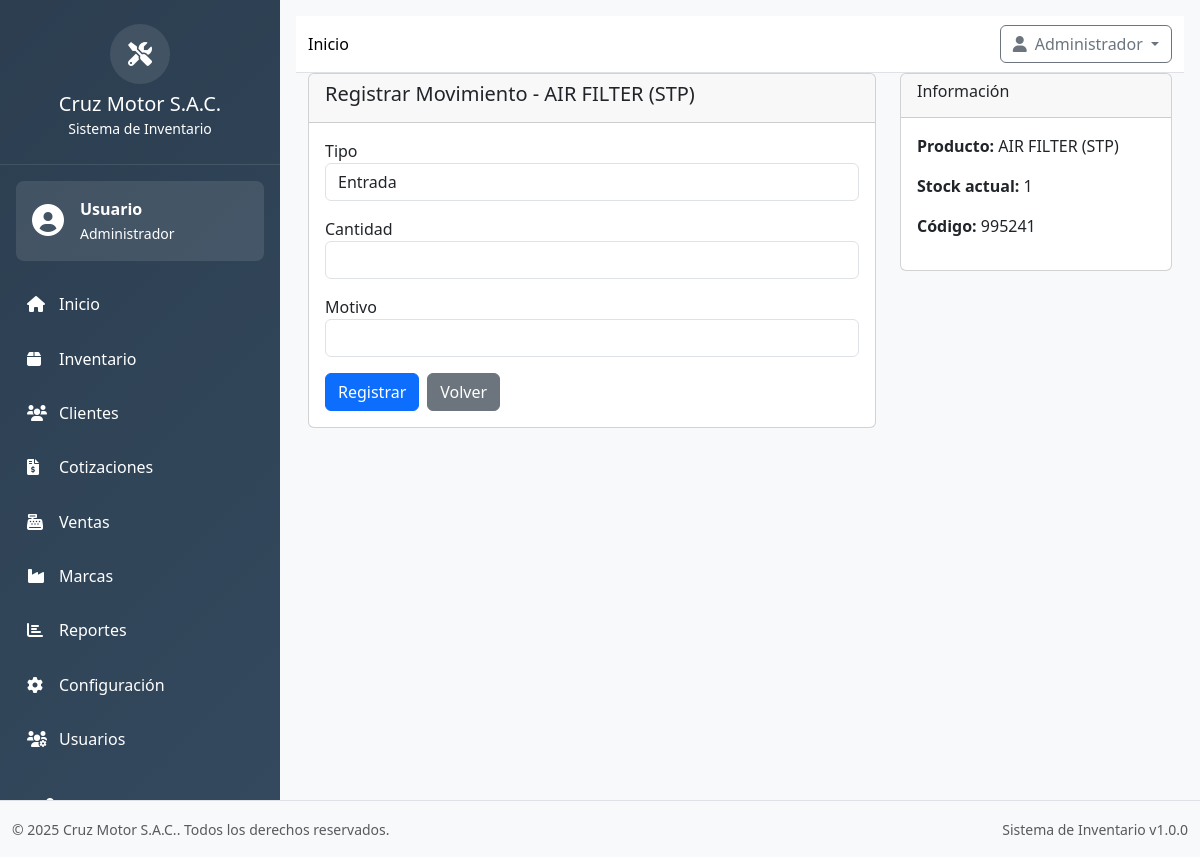
Screenshot of /?page=inventario&action=movimiento&id=2 (signed in) with the database file from the repository.
### tables this page shows
CREATE TABLE `productos` (
  `id_producto` int NOT NULL,
  `id_subcategoria` int NOT NULL,
  `id_unidad` int NOT NULL,
  `id_marca` int DEFAULT NULL,
  `id_ubicacion` int DEFAULT NULL,
  `nombre` varchar(150) NOT NULL,
  `descripcion` text,
  `codigo_barras` varchar(100) DEFAULT NULL,
  `precio_unitario` decimal(10,2) NOT NULL,
  `stock_actual` int DEFAULT '0',
  `stock_minimo` int DEFAULT '0',
  `estado` enum('activo','inactivo') DEFAULT 'activo'
);

### app/controllers/InventarioController.php (called while the page is built, shortened)
<?php
class InventarioController extends Controller
{
    private $productoModel;
    public function __construct()
    {
        $this->productoModel = new Producto();
    }
    public function movimiento($id = 0)
    {
        $producto = $this->productoModel->find($id);
        $this->view('inventario/movimiento', [
            'producto' => $producto,
            'title' => 'Registrar movimiento'
        ]);
    }
}

### app/core/Database.php (called while the page is built, shortened)
<?php
class Database
{
    private static $instance = null;
    private $connection;
    private $host;
    private $dbname;
    private $username;
    private $password;
    private $charset;
    private function __construct()
    {
        $this->host = DB_HOST;
        $this->dbname = DB_NAME;
        $this->username = DB_USER;
        $this->password = DB_PASS;
        $this->charset = DB_CHARSET;
    }
    public static function getInstance()
    {
        if (self::$instance === null) {
            self::$instance = new self();
        }
        return self::$instance;
    }
    private function connect()
    {
        try {
            $dsn = "mysql:host={$this->host};dbname={$this->dbname};charset={$this->charset}";
            $options = [
                PDO::ATTR_ERRMODE => PDO::ERRMODE_EXCEPTION,
                PDO::ATTR_DEFAULT_FETCH_MODE => PDO::FETCH_ASSOC,
                PDO::ATTR_EMULATE_PREPARES => false,
                PDO::MYSQL_ATTR_INIT_COMMAND => "SET NAMES {$this->charset}"
            ];
            $this->connection = new PDO($dsn, $this->username, $this->password, $options);
        } catch (PDOException $e) {
            Logger::error("Error de conexión a base de datos: " . $e->getMessage(), [
                'host' => $this->host,
                'database' => $this->dbname
            ]);
            throw new Exception("Error de conexión a la base de datos: " . $e->getMessage());
        }
    }
    public function selectOne($sql, $params = [])
    {
        try {
            $stmt = $this->connection->prepare($sql);
            $stmt->execute($params);
            return $stmt->fetch();
        } catch (PDOException $e) {
            Logger::error("Error en consulta SELECT ONE: " . $e->getMessage(), [
                'sql' => $sql,
                'params' => $params
            ]);
            throw new Exception("Error en consulta SELECT: " . $e->getMessage());
        }
    }
}

### app/core/Logger.php (called while the page is built, shortened)
<?php
class Logger
{
    private static function isLevelEnabled($level)
    {
        $levels = [
            self::DEBUG => 0,
            self::INFO => 1,
            self::WARNING => 2,
            self::ERROR => 3
        ];
        $logLevel = defined('LOG_LEVEL') ? LOG_LEVEL : 'INFO';
        $currentLevel = $levels[$logLevel] ?? 1;
        $messageLevel = $levels[$level] ?? 0;
        return $messageLevel >= $currentLevel;
    }
}

### app/core/Model.php (called while the page is built, shortened)
<?php
abstract class Model
{
    protected $db;
    protected $table;
    protected $primaryKey = 'id';
    public function __construct()
    {
        try {
            $this->db = Database::getInstance();
        } catch (Exception $e) {
            Logger::error("Error al inicializar modelo: " . $e->getMessage(), [
                'model' => get_class($this)
            ]);
            throw $e;
        }
    }
    public function find($id)
    {
        return $this->db->selectOne(
            "SELECT * FROM {$this->table} WHERE {$this->primaryKey} = ?",
            [$id]
        );
    }
}

### app/views/inventario/movimiento.php (the view, shortened to what this page needs)
<div class="container-fluid">
    <div class="row">
        <div class="col-8">
            <div class="card">
                <div class="card-header">
                    <h5 class="card-title">Registrar Movimiento - <?= htmlspecialchars($producto['nombre'] ?? 'Producto') ?></h5>
                </div>
                <div class="card-body">
                    <form id="formMovimiento" method="POST" action="?page=inventario&action=registrar-entrada">
                        <div class="mb-3">
                            <label for="tipo">Tipo</label>
                            <select name="tipo" id="tipo" class="form-control">
                                <option value="entrada">Entrada</option>
                            </select>
                        </div>
                        <div class="mb-3">
                            <label for="cantidad">Cantidad</label>
                            <input type="number" name="cantidad" id="cantidad" class="form-control" min="0" required>
                        </div>
                        <div class="mb-3">
                            <label for="motivo">Motivo</label>
                            <input type="text" name="motivo" id="motivo" class="form-control" required>
                        </div>
                        <div class="d-flex gap-2">
                            <button type="submit" class="btn btn-primary">Registrar</button>
                            <a href="?page=productos&action=view&id=<?= htmlspecialchars($producto['id_producto'] ?? $producto['id'] ?? 0) ?>" class="btn btn-secondary">Volver</a>
                        </div>
                    </form>
                </div>
            </div>
        </div>
        <div class="col-4">
            <div class="card">
                <div class="card-header">
                    <h6>Información</h6>
                </div>
                <div class="card-body">
                    <p><strong>Producto:</strong> <?= htmlspecialchars($producto['nombre'] ?? '') ?></p>
                    <p><strong>Stock actual:</strong> <?= htmlspecialchars($producto['stock_actual'] ?? $producto['stock'] ?? 0) ?></p>
                    <p><strong>Código:</strong> <?= htmlspecialchars($producto['codigo_barras'] ?? $producto['codigo'] ?? '') ?></p>
                </div>
            </div>
        </div>
    </div>
</div>

### public/css/main.css (style rules this page uses)
:root { --primary-color: #2c3e50; --secondary-color: #3498db; --accent-color: #e74c3c; --success-color: #27ae60; --warning-color: #f39c12; --sidebar-width: 280px; }
body { font-family: 'Segoe UI', Tahoma, Geneva, Verdana, sans-serif; background-color: #f8f9fa; overflow-x: hidden; }
html { overflow-x: hidden; }
.container, .container-fluid, .main-content { overflow-x: hidden; }
* { scrollbar-width: none; }

### rows the page displays
productos: nombre "AIR FILTER (STP)", stock_actual "1", codigo_barras "995241"

### other values shown
COMPANY_NAME "Cruz Motor S.A.C."
$user['nombre'] "Usuario"
$user['rol'] "Administrador"
APP_VERSION "1.0.0"
